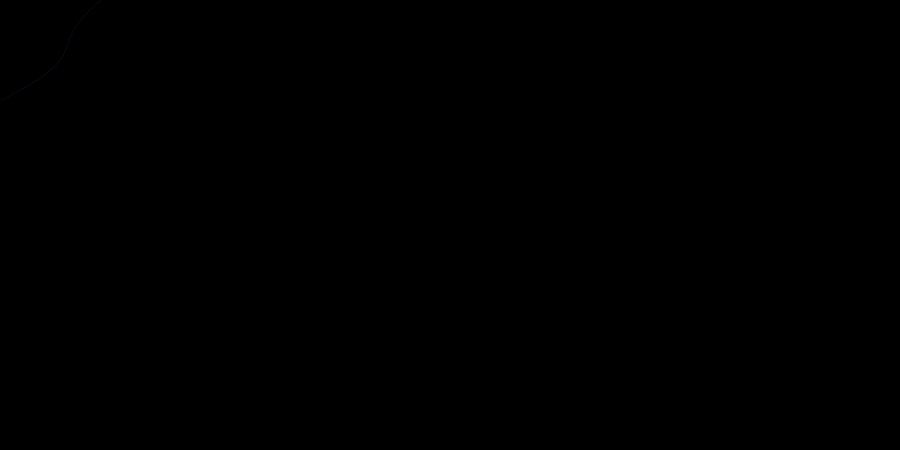
Frame 1 (no input)
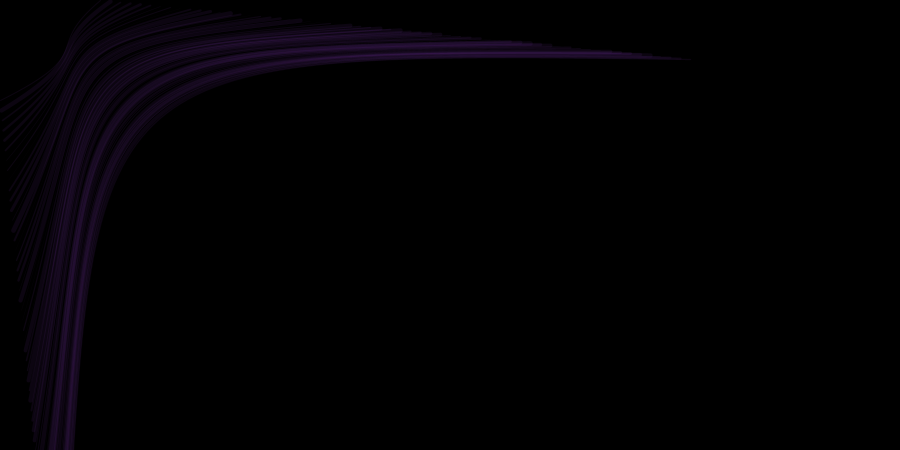
Frame 60 (the mouse pressed at the canvas centre just before this capture)
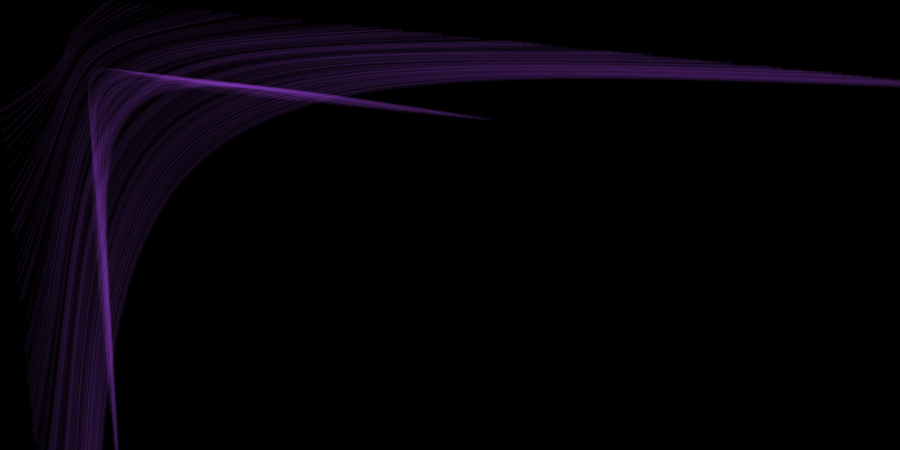
Frame 120 (the mouse held since frame 60 and released just before this capture)

The Processing sketch that drew these frames (run headless with seeded random() and noise(); from frame 60 on, the mouse is pressed at the canvas centre):

// Processing sketch: processing_55660
// ── processing_55660.pde

int movex;
int movey;

void setup(){
size(900,450);
background(0);
smooth();
noFill();
stroke(random(255),random(255),random(255),random(80));
movex=0;
movey=0;

}


void draw(){

bezier( movex+100,movey+0,40,50,100,50,movey+0,movex+100);
strokeWeight(random(5));

movex=movex+10;
movey++;

if (movex>=width){
  movex=100;
}

if (movey>=height){
  movey=100;
}


}


//bezier(x1, y1, cpx1, cpy1, cpx2, cpy2, x2, y2);


//curve(cpx1, cpy1, x1, y1, x2, y2, cpx2, cpy2);
